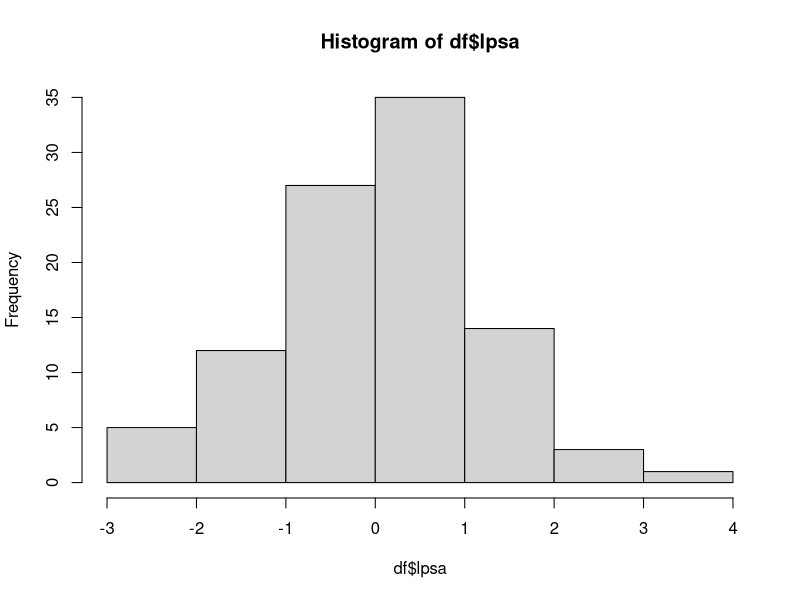
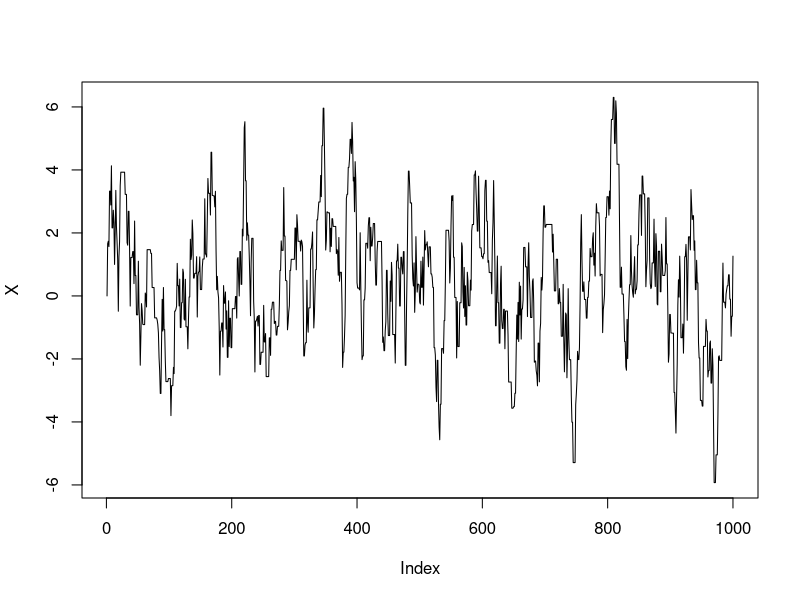
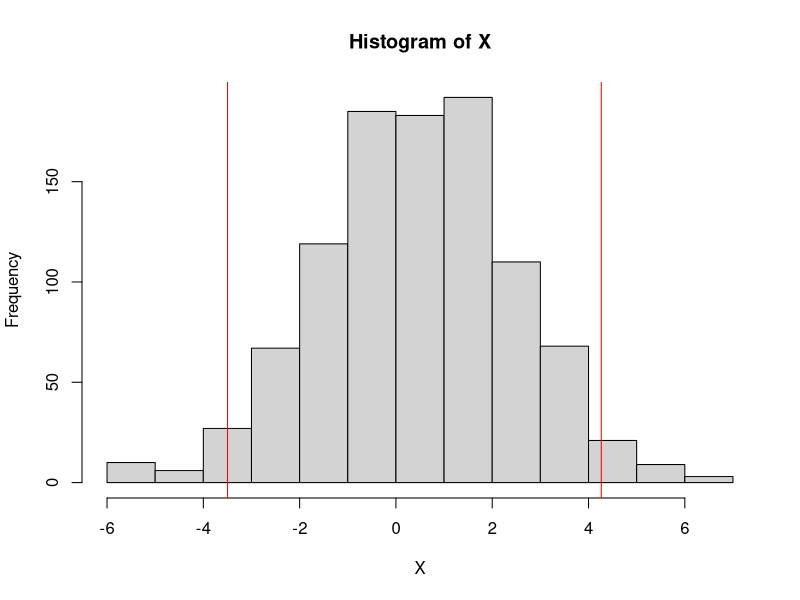
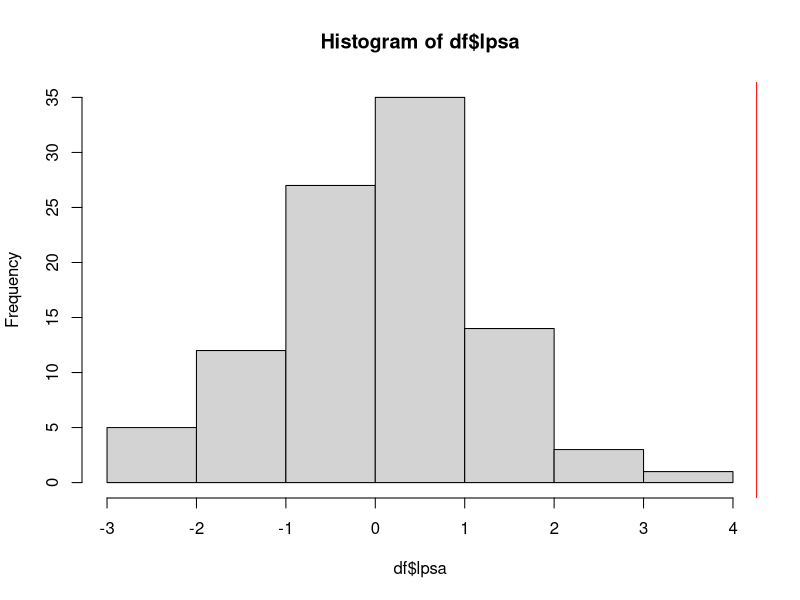

The R source for these figures, in order:
## ---- chunk 1
set.seed(42)
## ---- chunk 2
df <- read.csv('./data/prostate.csv')
head(df)
## ---- chunk 3
hist(df$lpsa)
## ---- chunk 4
mean(df$lpsa)
## ---- chunk 5
probs <- c(0.05, 0.95)
quantile(df$lpsa, probs)
## ---- chunk 6
# init params
n <- 1000
sig_true <- sd(df$lpsa)

mu_prior <- 0
sig_prior <- sig_true # deterministic

X <- numeric(n)
X[1] <- mu_prior

mu <- function(){rnorm(1,mean=mu_prior,sd=sig_true)} # prior
f <- function(x){dnorm(x,mean=mu(),sd=sig_true)} # likelihood
Q <- function(x1,x2){dunif(x1,min=x2-2,max=x2+2)}

accept_fun <- function(x_c,x_p) {
    accept <- (Q(x_c,x_p)/Q(x_p,x_c))*(f(x_p)/f(x_c))
    return(min(accept,1))
}
## ---- chunk 7
for(i in 2:n) {
    x_proposed <- X[i-1] + runif(1,min=-2,max=2)
    accept <- accept_fun(X[i-1],x_proposed)
    decision <- rbinom(1,1,accept)
    if(decision == 1){
        X[i] = x_proposed
    } else {
        X[i] = X[i-1]
    }
}
## ---- chunk 8
plot(X,type='l')
## ---- chunk 9
c_val <- 0.05
cred_int <- quantile(X, probs=c(c_val/2, 1-c_val/2))
cred_int
## ---- chunk 10
hist(X)
abline(v=cred_int,col='red')
## ---- chunk 11
hist(df$lpsa)
abline(v=cred_int,col='red')
